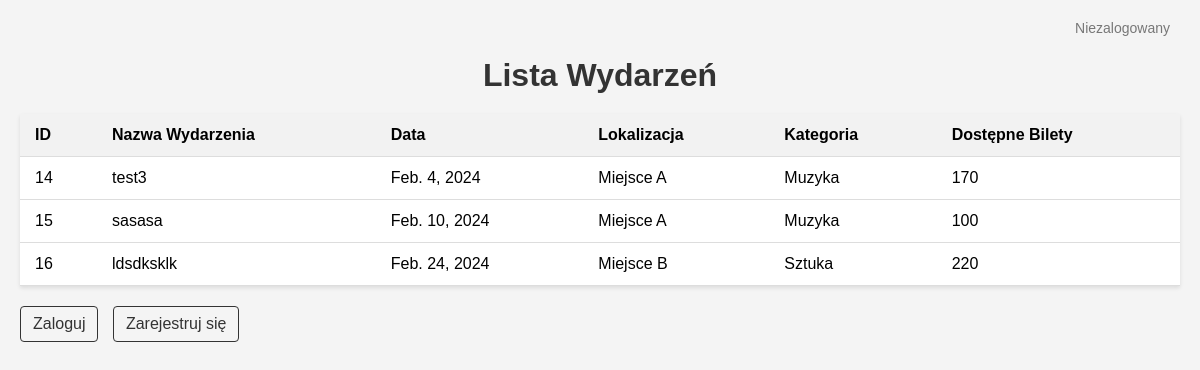
The page / on the database its author committed.
### i_ticket_app/models.py (models this page shows, shortened)
class Event(models.Model):
    Name = models.CharField(max_length=100)
    Date = models.DateField()
    Location = models.ForeignKey(Location, on_delete=models.CASCADE)
    Category = models.ForeignKey(Category, on_delete=models.CASCADE)
    AvailableTickets = models.IntegerField()

class Location(models.Model):
    Name = models.CharField(max_length=100)
    Capacity = models.IntegerField()

class Category(models.Model):
    Name = models.CharField(max_length=100)

### i_ticket_app/views.py (the view)
# urls.py: path('', views.index, name='index'),
def index(request):
    events = Event.objects.all()
    for event in events:
        category = Category.objects.get(pk=event.Category_id)
        location = Location.objects.get(pk=event.Location_id)
        event.category_name = category.Name
        event.location_name = location.Name
    return render(request, 'i_ticket_app/index.html', {'events': events})

### i_ticket_app/templates/i_ticket_app/index.html (shortened to what this page needs)
{% load static %}
<!DOCTYPE html>
<html lang="en">
<head>
    <link rel="stylesheet" type="text/css" href="{% static 'i_ticket_app/index.css' %}">
</head>
<body>
    <div class="container">
        <div class="auth-info">
            {% if user.is_authenticated %}
                <span>Zalogowany jako: {{ user.username }}, Rola: {% if user.is_superuser %}Admin{% else %}Użytkownik{% endif %}</span>
            {% else %}
                <span>Niezalogowany</span>
            {% endif %}
        </div>
        <h1>Lista Wydarzeń</h1>
        <table>
            <thead>
                <tr>
                    <th>ID</th>
                    <th>Nazwa Wydarzenia</th>
                    <th>Data</th>
                    <th>Lokalizacja</th>
                    <th>Kategoria</th>
                    <th>Dostępne Bilety</th>
                </tr>
            </thead>
            <tbody>
                {% for event in events %}
                    <tr>
                        <td>{{ event.id }}</td>
                        <td>{{ event.Name }}</td>
                        <td>{{ event.Date }}</td>
                        <td>{{ event.location_name }}</td>
                        <td>{{ event.category_name }}</td>
                        <td>{{ event.AvailableTickets }}</td>
                    </tr>
                {% endfor %}
            </tbody>
        </table>
        {% if user.is_authenticated %}
            {% if user.is_superuser %}
                <div class="actions add-event-btn">
                    <a href="/add">Dodaj nowe wydarzenie</a>
                </div>
            {% endif %}
            <div class="auth-links">
                <a href="/logout">Wyloguj</a>
            </div>
        {% else %}
            <div class="auth-links">
                <a href="/login">Zaloguj</a>
                <a href="/register">Zarejestruj się</a>
            </div>
        {% endif %}
    </div>
</body>
</html>

### i_ticket_app/static/i_ticket_app/index.css (style rules this page uses)
body { font-family: Arial, sans-serif; margin: 0; padding: 0; background-color: #f4f4f4; }
.container { max-width: 1200px; margin: 20px auto; padding: 0 20px; }
h1 { text-align: center; margin-bottom: 20px; color: #333; }
table { width: 100%; border-collapse: collapse; background-color: #fff; box-shadow: 0 2px 4px rgba(0,0,0,0.1); }
th, td { padding: 12px 15px; border-bottom: 1px solid #ddd; text-align: left; }
th { background-color: #f2f2f2; }
.auth-info { text-align: right; margin-top: 10px; font-size: 14px; }
.auth-info span { margin-right: 10px; color: #777; }
.auth-links { text-align: left; margin-top: 20px; }
.auth-links a { display: inline-block; margin-right: 10px; padding: 8px 12px; color: #333; text-decoration: none; border: 1px solid #333; border-radius: 4px; }

### rows shown on the page
Event: id "14", Name "test3", Date "Feb. 4, 2024", location_name "Miejsce A", category_name "Muzyka", AvailableTickets "170"
Event: id "15", Name "sasasa", Date "Feb. 10, 2024", location_name "Miejsce A", category_name "Muzyka", AvailableTickets "100"
Event: id "16", Name "ldsdksklk", Date "Feb. 24, 2024", location_name "Miejsce B", category_name "Sztuka", AvailableTickets "220"
